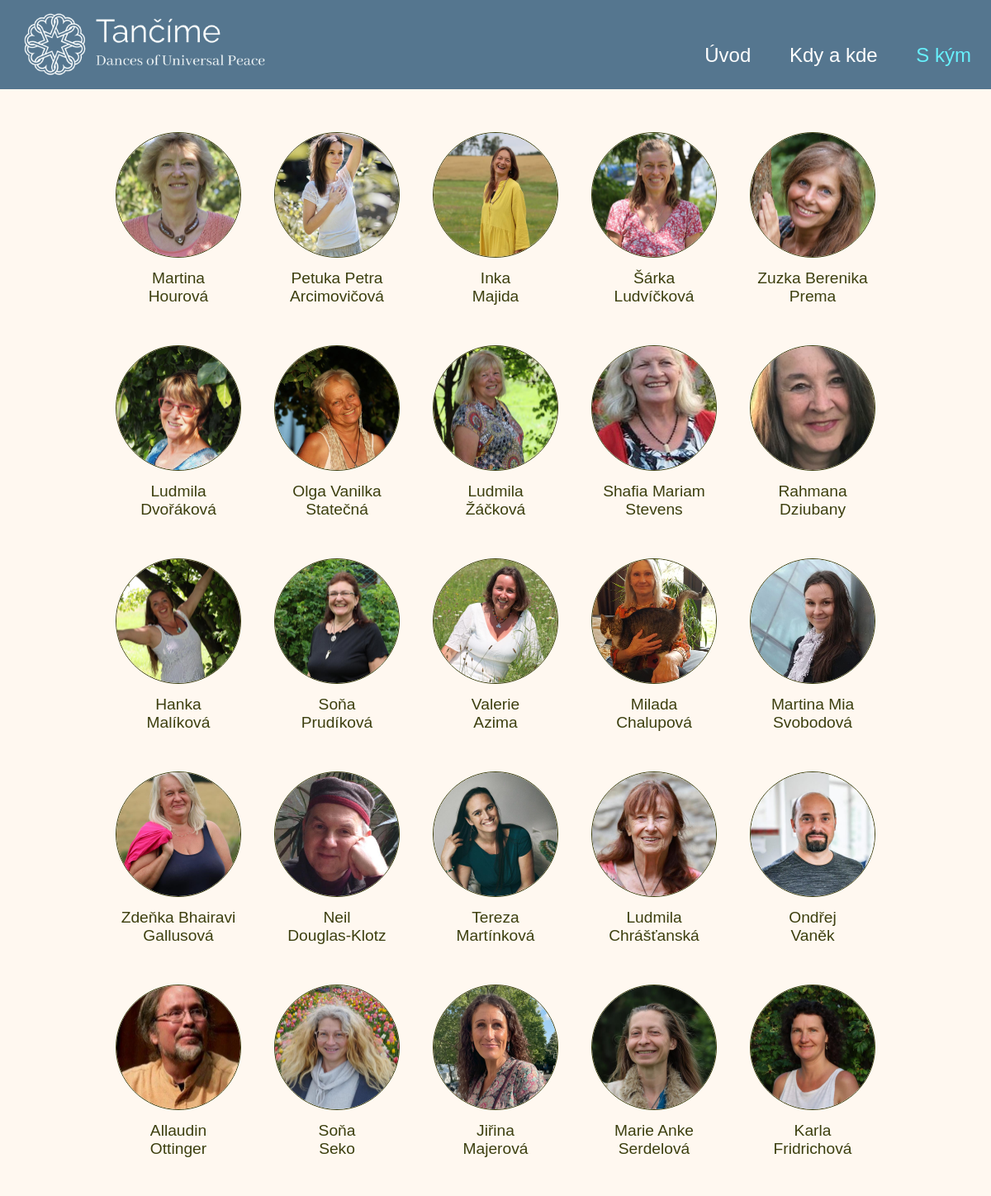
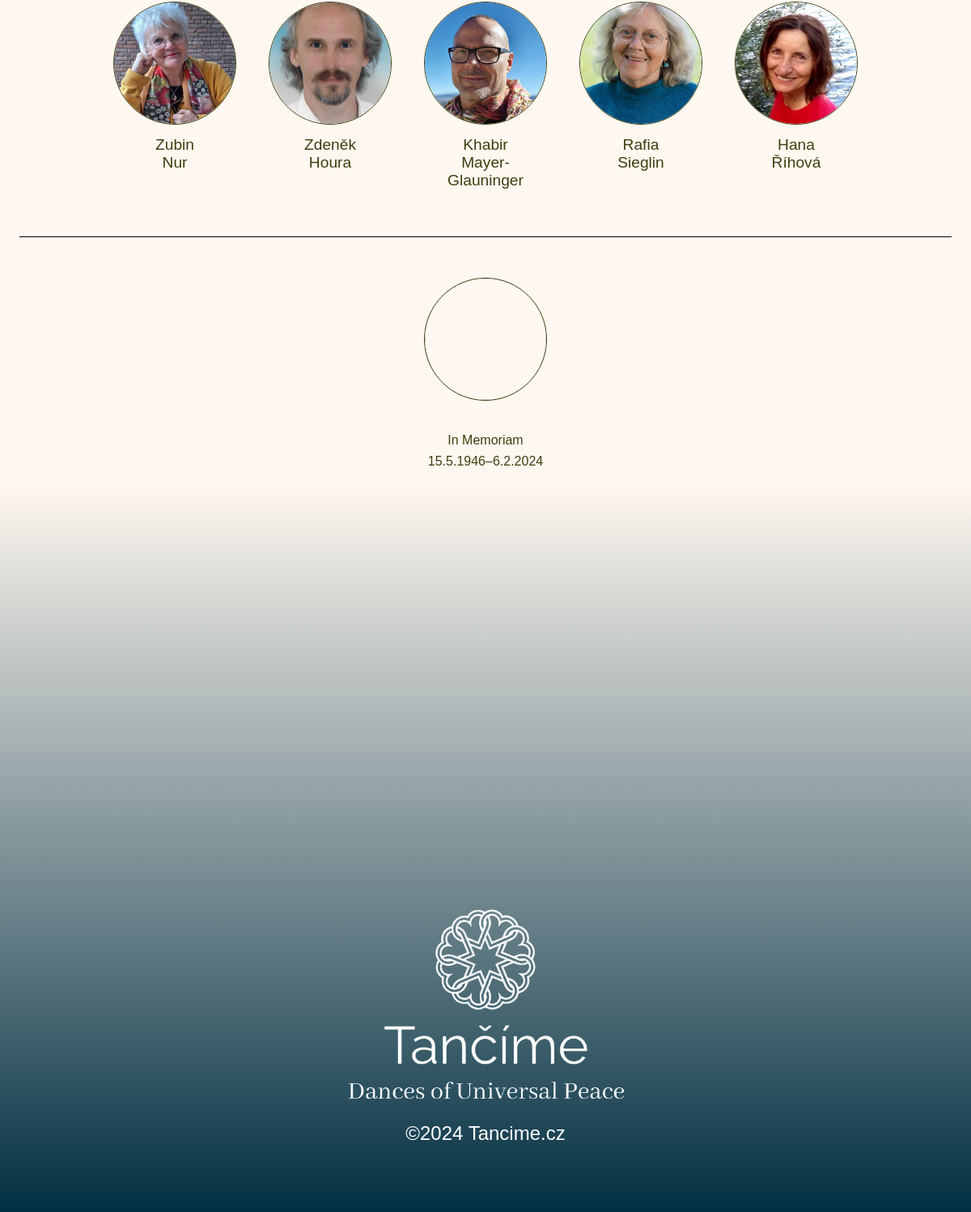
Page /search_lectors/ on the committed database (2 pictures, top to bottom).
### danceapp/models.py (models this page shows, shortened)
class Lector(models.Model):
    user = models.OneToOneField(User, on_delete=models.CASCADE, null=True, blank=True, verbose_name="Uživatel")
    firstName = models.CharField(max_length=50, verbose_name="Jméno")
    lastName = models.CharField(max_length=50, null=True, blank=True, verbose_name="Příjmení")
    slug = models.SlugField(max_length=100, unique=True)
    image = models.ImageField(upload_to='images/', verbose_name="Fotka")
    description = models.TextField(verbose_name="Popis")
    phone = models.CharField(max_length=50, null=True, blank=True, verbose_name="Telefon")
    email = models.EmailField(null=True, blank=True, verbose_name="E-mail")
    link = models.CharField(max_length=256, null=True, blank=True, verbose_name="Odkaz na stránku")
    fb = models.CharField(max_length=256, null=True, blank=True, verbose_name="Facebook")
    objects = models.Manager()  # Default manager
    ordered_objects = OrderedLectorManager()  # Custom manager for ordering
    class Meta:
        verbose_name = "Lektor"
        verbose_name_plural = "Lektoři"

### dance_web/views.py (the view, shortened to what this page needs)
# urls.py: path('search_lectors/', views.search_result_lectors, name="search_lectors"),
def search_result_lectors(request):
    form = Search_lectors(request.GET)
    lectors = Lector.objects.all()
    return render(request, 'lectors.html', {'form': form, 'lectors': lectors})

### templates/lectors.html (shortened to what this page needs)
{% extends "base.html" %}
{% load custom_filters %}
{% load static %}
{% block extra_css %}
<link rel="stylesheet" type="text/css" href="{% static 'css/lector_list.css' %}">
<link rel="stylesheet" type="text/css" href="{% static 'css/lectors.css' %}">
{% endblock %}
{% block content %}
<div class="section-container">
    <div class="lector-list">
        {% include "lector_list.html" with lectors=lectors %}
    </div>
    <div class="lector_ludmila">
        <div class="lector">
            <a href="{% url 'lector_page' slug=lector_ludmila.slug %}" style="text-decoration: none;">
                <img src="{{ lector_ludmila.image.url }}" alt="{{ lector_ludmila.firstName }}">
                <div class="lector-name">
                </div>
                <div class="lector-name ludmila-inmem">
                    In Memoriam<br />
                </div>
                <div class="lector-name ludmila-inmem">
                    15.5.1946&ndash;6.2.2024
                </div>
            </a>
        </div>
    </div>
</div>
{% endblock %}

### templates/lector_list.html
<div class="lectors">
    {% for lector in lectors %}
    <div class="lector">
        <a href="{% url 'lector_page' slug=lector.slug %}" style="text-decoration: none;">
            <img src="{{ lector.image.url }}" alt="{{ lector.firstName }}">
            <div class="lector-name">
                {{lector.firstName}} {% if lector.lastName %} <br />{{lector.lastName}} {% endif %}
            </div>
        </a>
    </div>
    {% endfor %}
</div>

### static/css/base.css (style rules this page uses)
body { padding: 0px; margin: 0px; }
a { text-decoration: none; }
.section-container { width: 96%; max-width: 1200px; display: inline-block; }

### static/css/lector_list.css (style rules this page uses)
.lectors { display: flex; flex-wrap: wrap; justify-content: center; gap: 20px; padding: 0 20px; }
.lector { flex: 0 1 150px; max-width: 200px; padding: 10px; transition: transform 0.3s; box-sizing: border-box; text-align: center; }
.lector img { width: 150px; height: 150px; border-radius: 50%; object-fit: cover; margin-bottom: 10px; border: 1px solid #3C3F0F; }
.lector-name { font-size: 1.2em; margin-bottom: 8px; color: #3C3F0F; font-family: 'Raleway', sans-serif; }

### static/css/lectors.css (style rules this page uses)
.lector-list { padding-top: 20px; max-width: 1200px; margin: 0 auto; display: flex; justify-content: center; margin-top: 130px; }
.lector_ludmila { display: flex; justify-content: center; padding-top: 40px; margin-top: 40px; border-top: 1px solid #000006; }
.ludmila-inmem { font-size: 1em; }

### rows in the picture
Lector: image (picture), firstName "Martina", lastName "Hourová"
Lector: image (picture), firstName "Petuka Petra", lastName "Arcimovičová"
Lector: image (picture), firstName "Inka", lastName "Majida"
Lector: image (picture), firstName "Šárka", lastName "Ludvíčková"
Lector: image (picture), firstName "Zuzka Berenika", lastName "Prema"
Lector: image (picture), firstName "Ludmila", lastName "Dvořáková"
Lector: image (picture), firstName "Olga Vanilka", lastName "Statečná"
Lector: image (picture), firstName "Ludmila", lastName "Žáčková"
Lector: image (picture), firstName "Shafia Mariam", lastName "Stevens"
Lector: image (picture), firstName "Rahmana", lastName "Dziubany"
Lector: image (picture), firstName "Hanka", lastName "Malíková"
Lector: image (picture), firstName "Soňa", lastName "Prudíková"
Lector: image (picture), firstName "Valerie", lastName "Azima"
Lector: image (picture), firstName "Milada", lastName "Chalupová"
Lector: image (picture), firstName "Martina Mia", lastName "Svobodová"
Lector: image (picture), firstName "Zdeňka Bhairavi", lastName "Gallusová"
Lector: image (picture), firstName "Neil", lastName "Douglas-Klotz"
Lector: image (picture), firstName "Tereza", lastName "Martínková"
Lector: image (picture), firstName "Ludmila", lastName "Chrášťanská"
Lector: image (picture), firstName "Ondřej", lastName "Vaněk"
Lector: image (picture), firstName "Allaudin", lastName "Ottinger"
Lector: image (picture), firstName "Soňa", lastName "Seko"
Lector: image (picture), firstName "Jiřina", lastName "Majerová"
Lector: image (picture), firstName "Marie Anke", lastName "Serdelová"
Lector: image (picture), firstName "Karla", lastName "Fridrichová"
Lector: image (picture), firstName "Zubin", lastName "Nur"
Lector: image (picture), firstName "Zdeněk", lastName "Houra"
Lector: image (picture), firstName "Khabir", lastName "Mayer-Glauninger"
Lector: image (picture), firstName "Rafia", lastName "Sieglin"
Lector: image (picture), firstName "Hana", lastName "Říhová"
